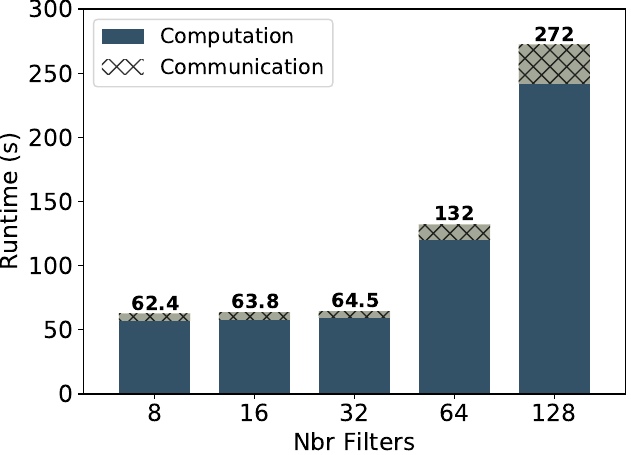

The Python source for this figure:
import matplotlib.pyplot as plt
import matplotlib
import pandas as pd

font = {'family': 'Bitstream Vera Sans',
        'size': 15}

plt.rc('font', **font)

raw_data = {'#filters': ['8', '16', '32', '64', '128'],
            'communication': [4.99,
                              5.59,
                              4.58,
                              11.99,
                              29.79,    # ---- estimation
                              ],
            'total': [62.4,
                      63.8,
                      64.5,
                      132,
                      272,  # ---- estimation
                      ],
            'empty': [0,
                      0,
                      0,
                      0,
                      0,
                      ],
            }

df = pd.DataFrame(raw_data, raw_data['#filters'])

# Create the general plot and the "subplots" i.e. the bars
f, ax = plt.subplots(1, figsize=(7, 5))

# Set the bar width
bar_width = 0.5

# Positions of the left bar-boundaries
bar = [1, 1.7, 2.4, 3.1, 3.8]

# Positions of the x-axis ticks (center of the bars as bar labels)
tick_pos = [pos for pos in bar]

# label="n = 600/$N$"
ax.bar(bar, df['total'], width=bar_width, label="Computation", alpha=0.8, color='#002642')

ax.bar(bar, df['empty'], width=bar_width, label="Communication", hatch="xx", alpha=0.8, color='white')

ax.bar(bar, df['communication'], width=bar_width, alpha=0.8, hatch="xx", color='#C0BDA5', bottom=df['total']-df['communication'])

# Set the x ticks with names
plt.xticks(tick_pos, df['#filters'])

# Set the label and legends
ax.set_ylabel("Runtime (s)", fontsize=17)
ax.set_xlabel("Nbr Filters", fontsize=17)

ax.tick_params(axis='x', labelsize=17)
ax.tick_params(axis='y', labelsize=17)

ax.text(bar[0]-0.16, df['total'][0]+3, df['total'][0], fontsize=14, weight='bold', color='black')
ax.text(bar[1]-0.16, df['total'][1]+3, df['total'][1], fontsize=14, weight='bold', color='black')
ax.text(bar[2]-0.16, df['total'][2]+3, df['total'][2], fontsize=14, weight='bold', color='black')
ax.text(bar[3]-0.14, df['total'][3]+3, int(df['total'][3]), fontsize=14, weight='bold', color='black')
ax.text(bar[4]-0.14, df['total'][4]+3, int(df['total'][4]), fontsize=14, weight='bold', color='black')

plt.xlim([min(bar) - bar_width, max(bar) + bar_width])
plt.ylim(0, 300)

plt.legend()
plt.savefig('scalingNbrFilters.pdf', bbox_inches='tight', pad_inches=0)